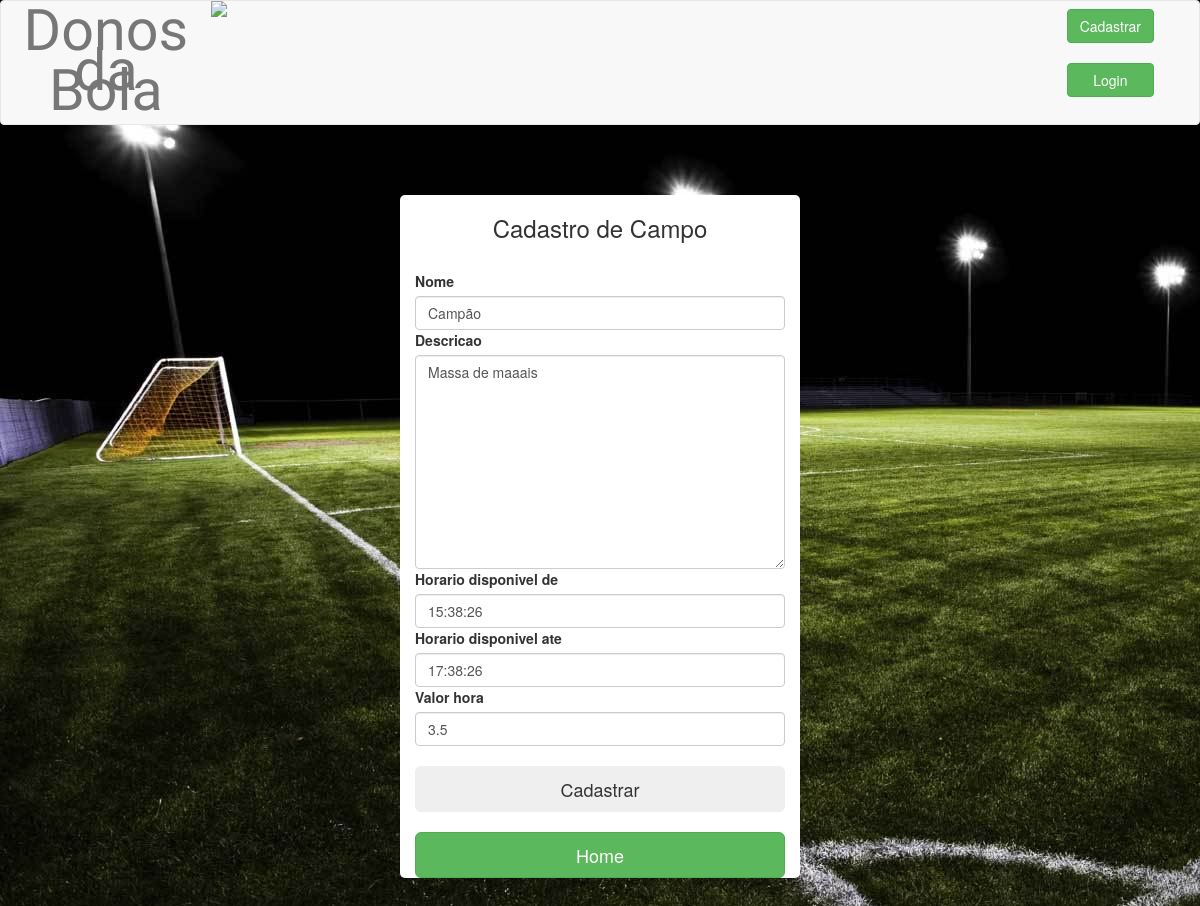
The app's page /campo/2/ with its own data.
### core/models.py (models this page shows, shortened)
class Campo(models.Model):
    nome = models.CharField(null = False, unique=True,max_length=20)
    descricao = models.TextField()
    horario_disponivel_de = models.TimeField(default=timezone.now)
    horario_disponivel_ate = models.TimeField(default=timezone.now)
    valor_hora = models.FloatField()

### core/views.py (the view)
class CampoUpdate(UpdateView):
    model = Campo
    form_class = CadastroCampoForm

### core/forms.py
class CadastroCampoForm(forms.ModelForm):
    nome = forms.CharField(required=True,max_length=20)
    descricao = forms.TextInput()
    horario_disponivel_de = forms.DateTimeInput()
    horario_disponivel_ate = forms.DateTimeInput()
    valor_hora = forms.FloatField()
    class Meta:
        model = Campo
        fields = ['nome', 'descricao',
                'horario_disponivel_de',
                'horario_disponivel_ate',
                'valor_hora',]

### core/templates/core/campo_form.html (shortened to what this page needs)
{% extends "core/base.html" %}
{% load bootstrap3 %}
{% block bootstrap3_content %}
    <div class="container" style="width: 400px;border: 2x;border-radius: 5px;background-color: #ffffff">
    <div class="login-form">
     <center><h3>Cadastro de Campo</h3></center></br>
    <form method="POST">
        {% bootstrap_form form %}
        <br>{% buttons %}
        <input type="submit" value="Cadastrar" class="btn btn-successt btn-lg btn-block">
        {% endbuttons %}
    </form><br>
     {% buttons %}
        <a href="/"><input type="submit" value="Home" class="btn btn-success btn-lg btn-block"></a>
        {% endbuttons %}
    </div>
    </div>
{% endblock %}

### static/css/custom.css (style rules this page uses)
body { background-color:#fff;font:normal 16px/22px Lato;color:#555; }
h1,h2,h3,h4,h5,h6 { font-family: Lato;margin: 0;padding: 0; }
h3 { font-weight:300;font-size: 35px;line-height:38px;margin-bottom:40px; }
@media (max-width: 1200px) { h3 { font-size: 25px;margin-bottom: 30px; } }
body { background: url('images/bg.jpg') fixed; }
body form .form-group { margin-bottom: 0px; }

### records on screen
Campo: nome "Campão", descricao "Massa de maaais", horario_disponivel_de "15:38:26", horario_disponivel_ate "17:38:26", valor_hora "3.5"
